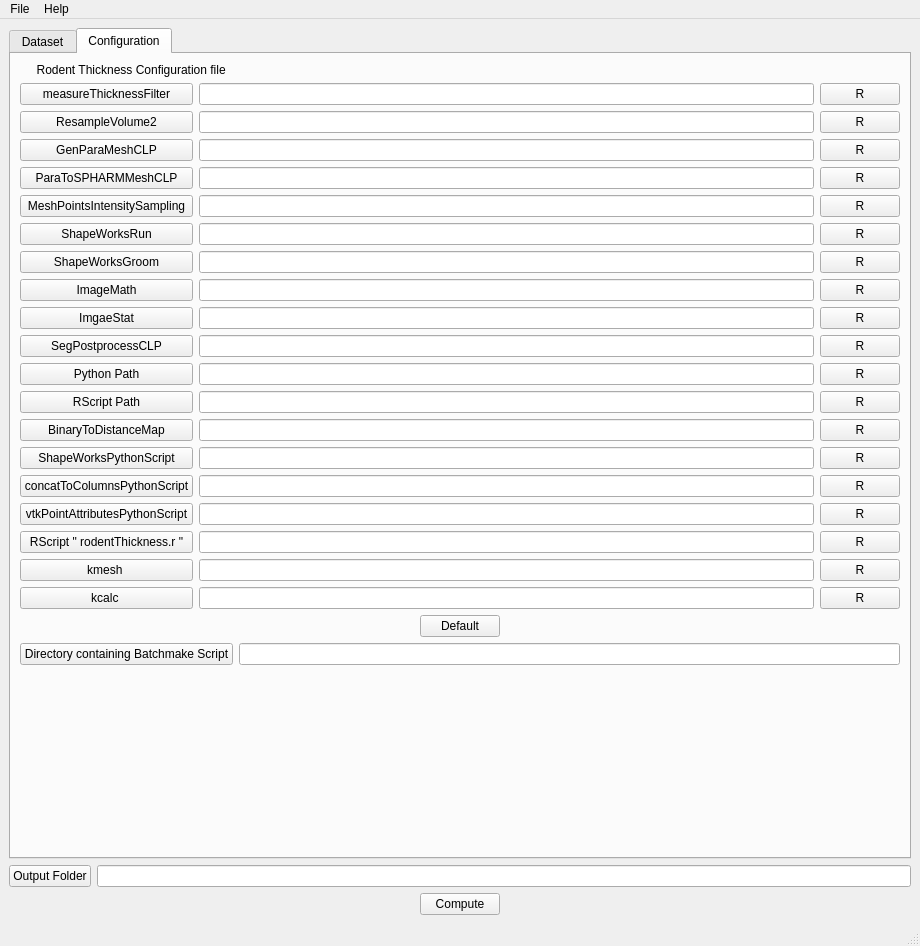
<?xml version="1.0" encoding="UTF-8"?>
<ui version="4.0">
 <class>MainWindow</class>
 <widget class="QMainWindow" name="MainWindow">
  <property name="geometry">
   <rect>
    <x>0</x>
    <y>0</y>
    <width>920</width>
    <height>946</height>
   </rect>
  </property>
  <property name="windowTitle">
   <string>MainWindow</string>
  </property>
  <widget class="QWidget" name="centralwidget">
   <layout class="QVBoxLayout" name="verticalLayout_4">
    <item>
     <widget class="QTabWidget" name="tabWidget">
      <property name="contextMenuPolicy">
       <enum>Qt::NoContextMenu</enum>
      </property>
      <property name="currentIndex">
       <number>1</number>
      </property>
      <widget class="QWidget" name="Dataset">
       <attribute name="title">
        <string>Dataset</string>
       </attribute>
       <widget class="QLabel" name="label">
        <property name="geometry">
         <rect>
          <x>160</x>
          <y>40</y>
          <width>341</width>
          <height>20</height>
         </rect>
        </property>
        <property name="text">
         <string>  Enter the subject , the input image then the group</string>
        </property>
       </widget>
       <widget class="QWidget" name="verticalLayoutWidget">
        <property name="geometry">
         <rect>
          <x>680</x>
          <y>90</y>
          <width>191</width>
          <height>251</height>
         </rect>
        </property>
        <layout class="QVBoxLayout" name="verticalLayout">
         <item>
          <spacer name="verticalSpacer">
           <property name="orientation">
            <enum>Qt::Vertical</enum>
           </property>
           <property name="sizeHint" stdset="0">
            <size>
             <width>20</width>
             <height>40</height>
            </size>
           </property>
          </spacer>
         </item>
         <item>
          <widget class="QPushButton" name="loaddataButton">
           <property name="toolTip">
            <string>Open CSV file as Dataset</string>
           </property>
           <property name="text">
            <string>Load data</string>
           </property>
           <property name="checkable">
            <bool>false</bool>
           </property>
          </widget>
         </item>
         <item>
          <spacer name="verticalSpacer_3">
           <property name="orientation">
            <enum>Qt::Vertical</enum>
           </property>
           <property name="sizeHint" stdset="0">
            <size>
             <width>20</width>
             <height>40</height>
            </size>
           </property>
          </spacer>
         </item>
         <item>
          <widget class="QPushButton" name="savedatabutton">
           <property name="toolTip">
            <string>Generate a CSV file with Dataset</string>
           </property>
           <property name="text">
            <string>Save data</string>
           </property>
          </widget>
         </item>
         <item>
          <spacer name="verticalSpacer_4">
           <property name="orientation">
            <enum>Qt::Vertical</enum>
           </property>
           <property name="sizeHint" stdset="0">
            <size>
             <width>20</width>
             <height>40</height>
            </size>
           </property>
          </spacer>
         </item>
        </layout>
       </widget>
       <widget class="QWidget" name="horizontalLayoutWidget_2">
        <property name="geometry">
         <rect>
          <x>50</x>
          <y>90</y>
          <width>461</width>
          <height>251</height>
         </rect>
        </property>
        <layout class="QHBoxLayout" name="horizontalLayout_2">
         <item>
          <widget class="QTableWidget" name="tableWidget">
           <row>
            <property name="text">
             <string>1</string>
            </property>
           </row>
           <row>
            <property name="text">
             <string>2</string>
            </property>
           </row>
           <column>
            <property name="text">
             <string> subject Id</string>
            </property>
           </column>
           <column>
            <property name="text">
             <string>Input image</string>
            </property>
            <property name="font">
             <font>
              <pointsize>10</pointsize>
             </font>
            </property>
           </column>
           <column>
            <property name="text">
             <string>Group</string>
            </property>
           </column>
          </widget>
         </item>
        </layout>
       </widget>
       <widget class="QWidget" name="horizontalLayoutWidget">
        <property name="geometry">
         <rect>
          <x>50</x>
          <y>370</y>
          <width>451</width>
          <height>61</height>
         </rect>
        </property>
        <layout class="QHBoxLayout" name="horizontalLayout">
         <item>
          <spacer name="horizontalSpacer_4">
           <property name="orientation">
            <enum>Qt::Horizontal</enum>
           </property>
           <property name="sizeHint" stdset="0">
            <size>
             <width>40</width>
             <height>20</height>
            </size>
           </property>
          </spacer>
         </item>
         <item>
          <widget class="QPushButton" name="AddRowButton">
           <property name="text">
            <string>AddRow</string>
           </property>
          </widget>
         </item>
         <item>
          <spacer name="horizontalSpacer_5">
           <property name="orientation">
            <enum>Qt::Horizontal</enum>
           </property>
           <property name="sizeHint" stdset="0">
            <size>
             <width>40</width>
             <height>20</height>
            </size>
           </property>
          </spacer>
         </item>
         <item>
          <widget class="QPushButton" name="DeleteRowButton">
           <property name="text">
            <string>DeleteRow</string>
           </property>
          </widget>
         </item>
         <item>
          <spacer name="horizontalSpacer_3">
           <property name="orientation">
            <enum>Qt::Horizontal</enum>
           </property>
           <property name="sizeHint" stdset="0">
            <size>
             <width>40</width>
             <height>20</height>
            </size>
           </property>
          </spacer>
         </item>
        </layout>
       </widget>
       <widget class="QWidget" name="verticalLayoutWidget_3">
        <property name="geometry">
         <rect>
          <x>550</x>
          <y>370</y>
          <width>341</width>
          <height>61</height>
         </rect>
        </property>
        <layout class="QVBoxLayout" name="verticalLayout_10">
         <item>
          <widget class="QCheckBox" name="StatisticBox">
           <property name="text">
            <string>Compute the statistic part after processing part</string>
           </property>
          </widget>
         </item>
        </layout>
       </widget>
       <widget class="QWidget" name="verticalLayoutWidget_2">
        <property name="geometry">
         <rect>
          <x>50</x>
          <y>470</y>
          <width>841</width>
          <height>136</height>
         </rect>
        </property>
        <layout class="QVBoxLayout" name="verticalLayout_2">
         <item>
          <layout class="QHBoxLayout" name="horizontalLayout_3">
           <item>
            <widget class="QLabel" name="label_3">
             <property name="text">
              <string>Label Cortex Level</string>
             </property>
            </widget>
           </item>
           <item>
            <widget class="QSpinBox" name="extractlabelspinbox"/>
           </item>
          </layout>
         </item>
         <item>
          <layout class="QHBoxLayout" name="horizontalLayout_11">
           <item>
            <widget class="QLabel" name="label_5">
             <property name="toolTip">
              <string>Id number for the low Dirichlet boundary condition </string>
             </property>
             <property name="text">
              <string>Label Brain Level</string>
             </property>
            </widget>
           </item>
           <item>
            <widget class="QSpinBox" name="idlspinbox"/>
           </item>
          </layout>
         </item>
         <item>
          <layout class="QHBoxLayout" name="horizontalLayout_12">
           <item>
            <widget class="QLabel" name="label_6">
             <property name="toolTip">
              <string>Id number for the high Dirichlet boundary condition </string>
             </property>
             <property name="text">
              <string>Label Outside Level</string>
             </property>
            </widget>
           </item>
           <item>
            <widget class="QSpinBox" name="idhspinbox"/>
           </item>
          </layout>
         </item>
        </layout>
       </widget>
       <widget class="QLabel" name="label_8">
        <property name="geometry">
         <rect>
          <x>20</x>
          <y>440</y>
          <width>131</width>
          <height>17</height>
         </rect>
        </property>
        <property name="text">
         <string>Parameters</string>
        </property>
       </widget>
      </widget>
      <widget class="QWidget" name="ConfigFile">
       <attribute name="title">
        <string>Configuration</string>
       </attribute>
       <layout class="QVBoxLayout" name="verticalLayout_3">
        <item>
         <widget class="QLabel" name="label_2">
          <property name="text">
           <string>     Rodent Thickness Configuration file</string>
          </property>
         </widget>
        </item>
        <item>
         <layout class="QGridLayout" name="gridLayout">
          <item row="0" column="0">
           <widget class="QPushButton" name="measureThicknessFilterButton">
            <property name="text">
             <string>measureThicknessFilter</string>
            </property>
           </widget>
          </item>
          <item row="0" column="1">
           <widget class="QLineEdit" name="measureThicknessFilterPath"/>
          </item>
          <item row="0" column="2">
           <widget class="QPushButton" name="measureThicknessFilterResetButton">
            <property name="toolTip">
             <string>Reset Software Path</string>
            </property>
            <property name="text">
             <string>R</string>
            </property>
           </widget>
          </item>
          <item row="1" column="0">
           <widget class="QPushButton" name="ResampleVolume2Button">
            <property name="text">
             <string>ResampleVolume2</string>
            </property>
           </widget>
          </item>
          <item row="1" column="1">
           <widget class="QLineEdit" name="ResampleVolume2Path"/>
          </item>
          <item row="1" column="2">
           <widget class="QPushButton" name="ResampleVolume2ResetButton">
            <property name="toolTip">
             <string>Reset Software Path</string>
            </property>
            <property name="text">
             <string>R</string>
            </property>
           </widget>
          </item>
          <item row="2" column="0">
           <widget class="QPushButton" name="GenParaMeshCLPButton">
            <property name="text">
             <string>GenParaMeshCLP</string>
            </property>
           </widget>
          </item>
          <item row="2" column="1">
           <widget class="QLineEdit" name="GenParaMeshCLPPath"/>
          </item>
          <item row="2" column="2">
           <widget class="QPushButton" name="GenParaMeshResetCLPButton">
            <property name="toolTip">
             <string>Reset Software Path</string>
            </property>
            <property name="text">
             <string>R</string>
            </property>
           </widget>
          </item>
          <item row="3" column="0">
           <widget class="QPushButton" name="ParaToSPHARMMeshCLPButton">
            <property name="text">
             <string>ParaToSPHARMMeshCLP</string>
            </property>
           </widget>
          </item>
          <item row="3" column="1">
           <widget class="QLineEdit" name="ParaToSPHARMMeshCLPPath"/>
          </item>
          <item row="3" column="2">
           <widget class="QPushButton" name="ParaToSPHARMMeshCLPResetButton">
            <property name="toolTip">
             <string>Reset Software Path</string>
            </property>
            <property name="text">
             <string>R</string>
            </property>
           </widget>
          </item>
          <item row="4" column="0">
           <widget class="QPushButton" name="MeshPointIntensitySamplingButton">
            <property name="text">
             <string>MeshPointsIntensitySampling</string>
            </property>
           </widget>
          </item>
          <item row="4" column="1">
           <widget class="QLineEdit" name="MeshPointIntensitySamplingPath"/>
          </item>
          <item row="4" column="2">
           <widget class="QPushButton" name="MeshPointIntensitySamplingResetButton">
            <property name="toolTip">
             <string>Reset Software Path</string>
            </property>
            <property name="text">
             <string>R</string>
            </property>
           </widget>
          </item>
          <item row="5" column="0">
           <widget class="QPushButton" name="ShapeWorksRunButton">
            <property name="text">
             <string>ShapeWorksRun</string>
            </property>
           </widget>
          </item>
          <item row="5" column="1">
           <widget class="QLineEdit" name="ShapeWorksRunPath"/>
          </item>
          <item row="5" column="2">
           <widget class="QPushButton" name="ShapeWorksRunResetButton">
            <property name="toolTip">
             <string>Reset Software Path</string>
            </property>
            <property name="text">
             <string>R</string>
            </property>
           </widget>
          </item>
          <item row="6" column="0">
           <widget class="QPushButton" name="ShapeWorksGroomButton">
            <property name="text">
             <string>ShapeWorksGroom</string>
            </property>
           </widget>
          </item>
          <item row="6" column="1">
           <widget class="QLineEdit" name="ShapeWorksGroomPath"/>
          </item>
          <item row="6" column="2">
           <widget class="QPushButton" name="ShapeWorksGroomResetButton">
            <property name="toolTip">
             <string>Reset Software Path</string>
            </property>
            <property name="text">
             <string>R</string>
            </property>
           </widget>
          </item>
          <item row="7" column="0">
           <widget class="QPushButton" name="ImageMathButton">
            <property name="text">
             <string>ImageMath</string>
            </property>
           </widget>
          </item>
          <item row="7" column="1">
           <widget class="QLineEdit" name="ImageMathPath"/>
          </item>
          <item row="7" column="2">
           <widget class="QPushButton" name="ImageMathResetButton">
            <property name="toolTip">
             <string>Reset Software Path</string>
            </property>
            <property name="text">
             <string>R</string>
            </property>
           </widget>
          </item>
          <item row="8" column="0">
           <widget class="QPushButton" name="ImageStatButton">
            <property name="text">
             <string>ImgaeStat</string>
            </property>
           </widget>
          </item>
          <item row="8" column="1">
           <widget class="QLineEdit" name="ImageStatPath"/>
          </item>
          <item row="8" column="2">
           <widget class="QPushButton" name="ImageStatResetButton">
            <property name="toolTip">
             <string>Reset Software Path</string>
            </property>
            <property name="text">
             <string>R</string>
            </property>
           </widget>
          </item>
          <item row="9" column="0">
           <widget class="QPushButton" name="SegPostprocessButton">
            <property name="text">
             <string>SegPostprocessCLP</string>
            </property>
           </widget>
          </item>
          <item row="9" column="1">
           <widget class="QLineEdit" name="SegPostprocessPath"/>
          </item>
          <item row="9" column="2">
           <widget class="QPushButton" name="SegPostprocessResetButton">
            <property name="toolTip">
             <string>Reset Software Path</string>
            </property>
            <property name="text">
             <string>R</string>
            </property>
           </widget>
          </item>
          <item row="10" column="0">
           <widget class="QPushButton" name="PythonPathButton">
            <property name="text">
             <string>Python Path</string>
            </property>
           </widget>
          </item>
          <item row="10" column="1">
           <widget class="QLineEdit" name="PythonPath"/>
          </item>
          <item row="10" column="2">
           <widget class="QPushButton" name="PythonPathResetButton">
            <property name="toolTip">
             <string>Reset Software Path</string>
            </property>
            <property name="text">
             <string>R</string>
            </property>
           </widget>
          </item>
          <item row="11" column="0">
           <widget class="QPushButton" name="RScriptPathButton">
            <property name="text">
             <string>RScript Path</string>
            </property>
           </widget>
          </item>
          <item row="11" column="1">
           <widget class="QLineEdit" name="RScriptPath"/>
          </item>
          <item row="11" column="2">
           <widget class="QPushButton" name="RScriptPathResetButton">
            <property name="toolTip">
             <string>Reset Software Path</string>
            </property>
            <property name="text">
             <string>R</string>
            </property>
           </widget>
          </item>
          <item row="12" column="0">
           <widget class="QPushButton" name="BinaryToDistanceMapButton">
            <property name="text">
             <string>BinaryToDistanceMap</string>
            </property>
           </widget>
          </item>
          <item row="12" column="1">
           <widget class="QLineEdit" name="BinaryToDistanceMapPath"/>
          </item>
          <item row="12" column="2">
           <widget class="QPushButton" name="BinaryToDistanceMapResetButton">
            <property name="toolTip">
             <string>Reset Software Path</string>
            </property>
            <property name="text">
             <string>R</string>
            </property>
           </widget>
          </item>
          <item row="13" column="0">
           <widget class="QPushButton" name="ShapeWorksPythonScriptButton">
            <property name="toolTip">
             <string>shapeworks.py folder gave</string>
            </property>
            <property name="text">
             <string>ShapeWorksPythonScript</string>
            </property>
           </widget>
          </item>
          <item row="13" column="1">
           <widget class="QLineEdit" name="ShapeWorksPythonScriptPath"/>
          </item>
          <item row="13" column="2">
           <widget class="QPushButton" name="ShapeWorksPythonScriptResetButton">
            <property name="toolTip">
             <string>Reset Software Path</string>
            </property>
            <property name="text">
             <string>R</string>
            </property>
           </widget>
          </item>
          <item row="14" column="0">
           <widget class="QPushButton" name="concatToColumnsPythonScriptButton">
            <property name="toolTip">
             <string>concatToColumns.py folder gave</string>
            </property>
            <property name="text">
             <string>concatToColumnsPythonScript</string>
            </property>
           </widget>
          </item>
          <item row="14" column="1">
           <widget class="QLineEdit" name="concatToColumnsPythonScriptPath"/>
          </item>
          <item row="14" column="2">
           <widget class="QPushButton" name="concatToColumnsPythonScriptResetButton">
            <property name="toolTip">
             <string>Reset Software Path</string>
            </property>
            <property name="text">
             <string>R</string>
            </property>
           </widget>
          </item>
          <item row="15" column="0">
           <widget class="QPushButton" name="vtkPointAttributesPythonScriptButton">
            <property name="toolTip">
             <string>vtkPointAttributes.py folder gave</string>
            </property>
            <property name="text">
             <string>vtkPointAttributesPythonScript</string>
            </property>
           </widget>
          </item>
          <item row="15" column="1">
           <widget class="QLineEdit" name="vtkPointAttributesPythonScriptPath"/>
          </item>
          <item row="15" column="2">
           <widget class="QPushButton" name="vtkPointAttributesPythonScriptResetButton">
            <property name="toolTip">
             <string>Reset Software Path</string>
            </property>
            <property name="text">
             <string>R</string>
            </property>
           </widget>
          </item>
          <item row="16" column="0">
           <widget class="QPushButton" name="RScriptButton">
            <property name="toolTip">
             <string>rodentThickness.r folder gave</string>
            </property>
            <property name="text">
             <string>RScript &quot; rodentThickness.r &quot;</string>
            </property>
           </widget>
          </item>
          <item row="16" column="1">
           <widget class="QLineEdit" name="RScriptRodentThicknessPath"/>
          </item>
          <item row="16" column="2">
           <widget class="QPushButton" name="RScriptResetButton">
            <property name="toolTip">
             <string>Reset Software Path</string>
            </property>
            <property name="text">
             <string>R</string>
            </property>
           </widget>
          </item>
          <item row="17" column="0">
           <widget class="QPushButton" name="kmeshButton">
            <property name="toolTip">
             <string>path to kmesh</string>
            </property>
            <property name="text">
             <string>kmesh </string>
            </property>
           </widget>
          </item>
          <item row="17" column="1">
           <widget class="QLineEdit" name="kmeshPath"/>
          </item>
          <item row="17" column="2">
           <widget class="QPushButton" name="kmeshResetButton">
            <property name="toolTip">
             <string>Reset Software Path</string>
            </property>
            <property name="text">
             <string>R</string>
            </property>
           </widget>
          </item>
          <item row="18" column="0">
           <widget class="QPushButton" name="kcalcButton">
            <property name="toolTip">
             <string>path to kcalc</string>
            </property>
            <property name="text">
             <string>kcalc </string>
            </property>
           </widget>
          </item>
          <item row="18" column="1">
           <widget class="QLineEdit" name="kcalcPath"/>
          </item>
          <item row="18" column="2">
           <widget class="QPushButton" name="kcalcResetButton">
            <property name="toolTip">
             <string>Reset Software Path</string>
            </property>
            <property name="text">
             <string>R</string>
            </property>
           </widget>
          </item>


         </layout>
        </item>
        <item>
         <layout class="QHBoxLayout" name="horizontalLayout_4">
          <item>
           <spacer name="horizontalSpacer">
            <property name="orientation">
             <enum>Qt::Horizontal</enum>
            </property>
            <property name="sizeHint" stdset="0">
             <size>
              <width>40</width>
              <height>20</height>
             </size>
            </property>
           </spacer>
          </item>
          <item>
           <widget class="QPushButton" name="DefaultButton">
            <property name="toolTip">
             <string>Use the program paths given by the system</string>
            </property>
            <property name="text">
             <string>Default</string>
            </property>
           </widget>
          </item>
          <item>
           <spacer name="horizontalSpacer_2">
            <property name="orientation">
             <enum>Qt::Horizontal</enum>
            </property>
            <property name="sizeHint" stdset="0">
             <size>
              <width>40</width>
              <height>20</height>
             </size>
            </property>
           </spacer>
          </item>
         </layout>
        </item>
        <item>
         <layout class="QHBoxLayout" name="horizontalLayout_7">
          <item>
           <layout class="QVBoxLayout" name="verticalLayout_7">
            <item>
             <widget class="QPushButton" name="PathFilesBmsButton">
              <property name="text">
               <string>Directory containing Batchmake Script</string>
              </property>
             </widget>
            </item>
           </layout>
          </item>
          <item>
           <layout class="QVBoxLayout" name="verticalLayout_8">
            <item>
             <widget class="QLineEdit" name="PathFilesBmsPath"/>
            </item>
           </layout>
          </item>
         </layout>
        </item>
        <item>
         <spacer name="verticalSpacer_2">
          <property name="orientation">
           <enum>Qt::Vertical</enum>
          </property>
          <property name="sizeHint" stdset="0">
           <size>
            <width>20</width>
            <height>40</height>
           </size>
          </property>
         </spacer>
        </item>
       </layout>
       <zorder>label_2</zorder>
       <zorder></zorder>
      </widget>
     </widget>
    </item>
    <item>
     <layout class="QHBoxLayout" name="horizontalLayout_5">
      <item>
       <widget class="QPushButton" name="OutputFolderButton">
        <property name="text">
         <string>Output Folder</string>
        </property>
       </widget>
      </item>
      <item>
       <widget class="QLineEdit" name="OutputFolderPath"/>
      </item>
     </layout>
    </item>
    <item>
     <layout class="QHBoxLayout" name="horizontalLayout_6">
      <item>
       <spacer name="horizontalSpacer_6">
        <property name="orientation">
         <enum>Qt::Horizontal</enum>
        </property>
        <property name="sizeHint" stdset="0">
         <size>
          <width>40</width>
          <height>20</height>
         </size>
        </property>
       </spacer>
      </item>
      <item>
       <widget class="QPushButton" name="ComputeButton">
        <property name="text">
         <string>Compute</string>
        </property>
       </widget>
      </item>
      <item>
       <spacer name="horizontalSpacer_7">
        <property name="orientation">
         <enum>Qt::Horizontal</enum>
        </property>
        <property name="sizeHint" stdset="0">
         <size>
          <width>40</width>
          <height>20</height>
         </size>
        </property>
       </spacer>
      </item>
     </layout>
    </item>
   </layout>
  </widget>
  <widget class="QMenuBar" name="menubar">
   <property name="geometry">
    <rect>
     <x>0</x>
     <y>0</y>
     <width>920</width>
     <height>22</height>
    </rect>
   </property>
   <widget class="QMenu" name="menuFile">
    <property name="title">
     <string>File</string>
    </property>
    <addaction name="actionLoad_Configuration"/>
    <addaction name="actionSave_Configuration"/>
    <addaction name="actionExit"/>
   </widget>
   <widget class="QMenu" name="menuHelp">
    <property name="title">
     <string>Help</string>
    </property>
    <addaction name="actionRead_Me"/>
   </widget>
   <addaction name="menuFile"/>
   <addaction name="menuHelp"/>
  </widget>
  <widget class="QStatusBar" name="statusbar"/>
  <action name="actionLoad_Configuration">
   <property name="text">
    <string>Load Configuration</string>
   </property>
  </action>
  <action name="actionSave_Configuration">
   <property name="text">
    <string>Save Configuration</string>
   </property>
  </action>
  <action name="actionExit">
   <property name="text">
    <string>Exit</string>
   </property>
  </action>
  <action name="actionRead_Me">
   <property name="text">
    <string>Read Me</string>
   </property>
  </action>
 </widget>
 <resources/>
 <connections/>
</ui>
